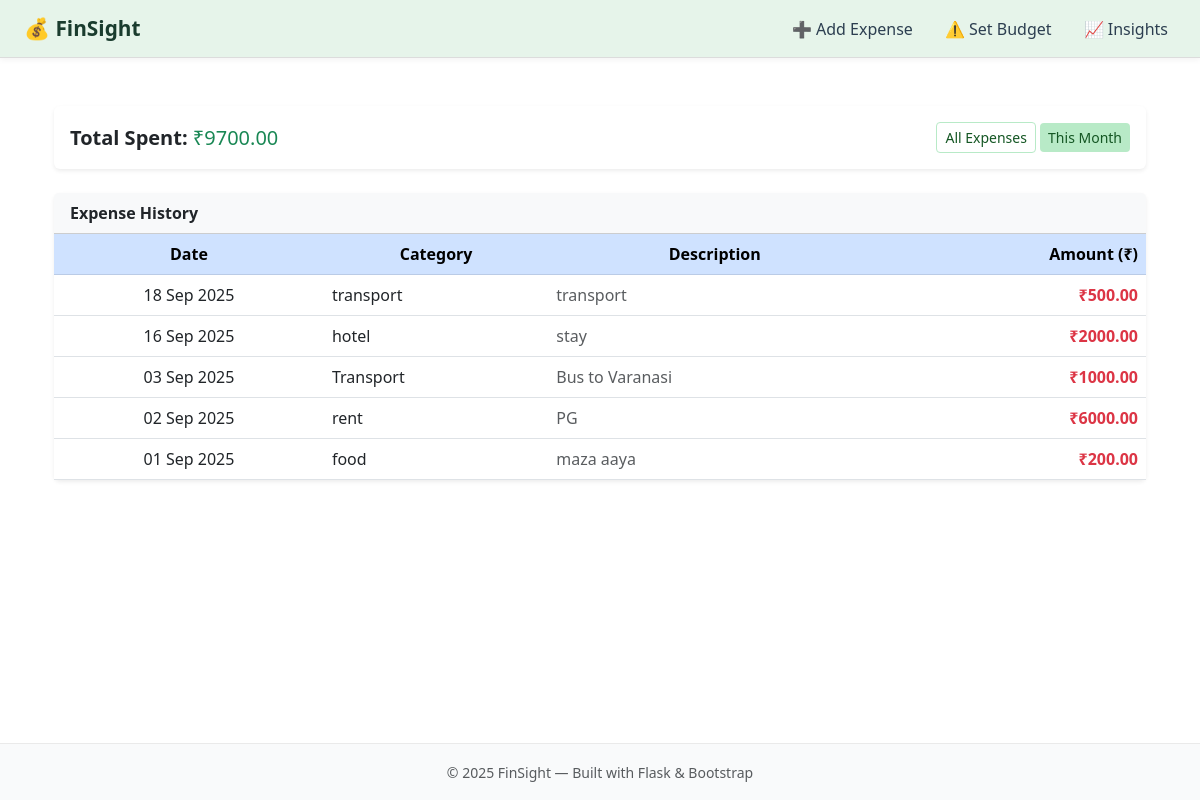
Screenshot of /home?filter=month (signed in) with the database file from the repository.
### model.py (models this page shows, shortened)
class Expense(db.Model):
    __tablename__ = "expenses"
    id = db.Column(db.Integer, primary_key=True)
    user_id = db.Column(db.Integer, db.ForeignKey("users.id"), nullable=False)
    category = db.Column(db.String(50), nullable=False)
    amount = db.Column(db.Float, nullable=False)
    description = db.Column(db.String(200), nullable=True)
    date = db.Column(db.Date, nullable=False, default=date.today)

### app.py (the view)
@app.route('/home')
@login_required
def home():
    filter_option = request.args.get("filter", "all")  # default = all
    if filter_option == "month":
        today = date.today()
        first_day = date(today.year, today.month, 1)
        last_day = date(today.year, today.month, calendar.monthrange(today.year, today.month)[1])
        expenses = Expense.query.filter(
            Expense.user_id == current_user.id,
            Expense.date >= first_day,
            Expense.date <= last_day
        ).order_by(Expense.date.desc()).all()
    else:
        expenses = Expense.query.filter_by(user_id=current_user.id).order_by(Expense.date.desc()).all()
    total = sum(e.amount for e in expenses)
    return render_template(
        'home.html',
        expenses=expenses,
        total=total,
        filter_option=filter_option
    )

### app.py (called while the page is built)
@login_manager.user_loader
def load_user(user_id):
    return User.query.get(int(user_id))

### templates/home.html (shortened to what this page needs)
{% extends 'base.html' %}
{% block content %}
<div class="container my-4">
    <div class="card shadow-sm border-0 mb-4">
        <div class="card-body d-flex justify-content-between align-items-center">
            <div class="fs-5">
                <strong>Total Spent:</strong>
                <span class="text-success">₹{{ '%.2f'|format(total) }}</span>
            </div>
            <div>
                <a class="btn btn-sm {% if filter_option=='all' %}btn-soft-green{% else %}btn-outline-soft-green{% endif %}"
                   href="{{ url_for('home', filter='all') }}">
                   All Expenses
                </a>
                <a class="btn btn-sm {% if filter_option=='month' %}btn-soft-green{% else %}btn-outline-soft-green{% endif %}"
                   href="{{ url_for('home', filter='month') }}">
                   This Month
                </a>
            </div>
        </div>
    </div>
    <div class="card shadow-sm border-0">
        <div class="card-header bg-light fw-semibold">
            Expense History
        </div>
        <div class="table-responsive">
            <table class="table table-hover align-middle mb-0">
                <thead class="table-primary text-center">
                    <tr>
                        <th>Date</th>
                        <th>Category</th>
                        <th>Description</th>
                        <th class="text-end">Amount (₹)</th>
                    </tr>
                </thead>
                <tbody>
                    {% for e in expenses %}
                    <tr>
                        <td class="text-center">{{ e.date.strftime('%d %b %Y') }}</td>
                        <td>{{ e.category }}</td>
                        <td class="text-muted">{{ e.description or "-" }}</td>
                        <td class="text-end fw-semibold text-danger">₹{{ '%.2f'|format(e.amount) }}</td>
                    </tr>
                    {% endfor %}
                </tbody>
            </table>
        </div>
    </div>
</div>
{% endblock %}

### templates/base.html (style rules this page uses)
body { display: flex; flex-direction: column; min-height: 100vh; }
.btn-soft-green { background-color: #b8eac7; color: #155724; border: none; }
.btn-outline-soft-green { border: 1px solid #b8eac7; color: #155724; }

### rows the page displays
Expense: date "18 Sep 2025", category "transport", description "transport", amount "500.00"
Expense: date "16 Sep 2025", category "hotel", description "stay", amount "2000.00"
Expense: date "03 Sep 2025", category "Transport", description "Bus to Varanasi", amount "1000.00"
Expense: date "02 Sep 2025", category "rent", description "PG", amount "6000.00"
Expense: date "01 Sep 2025", category "food", description "maza aaya", amount "200.00"

### other values shown
{{ '%.2f'|format(total) }} "9700.00"
